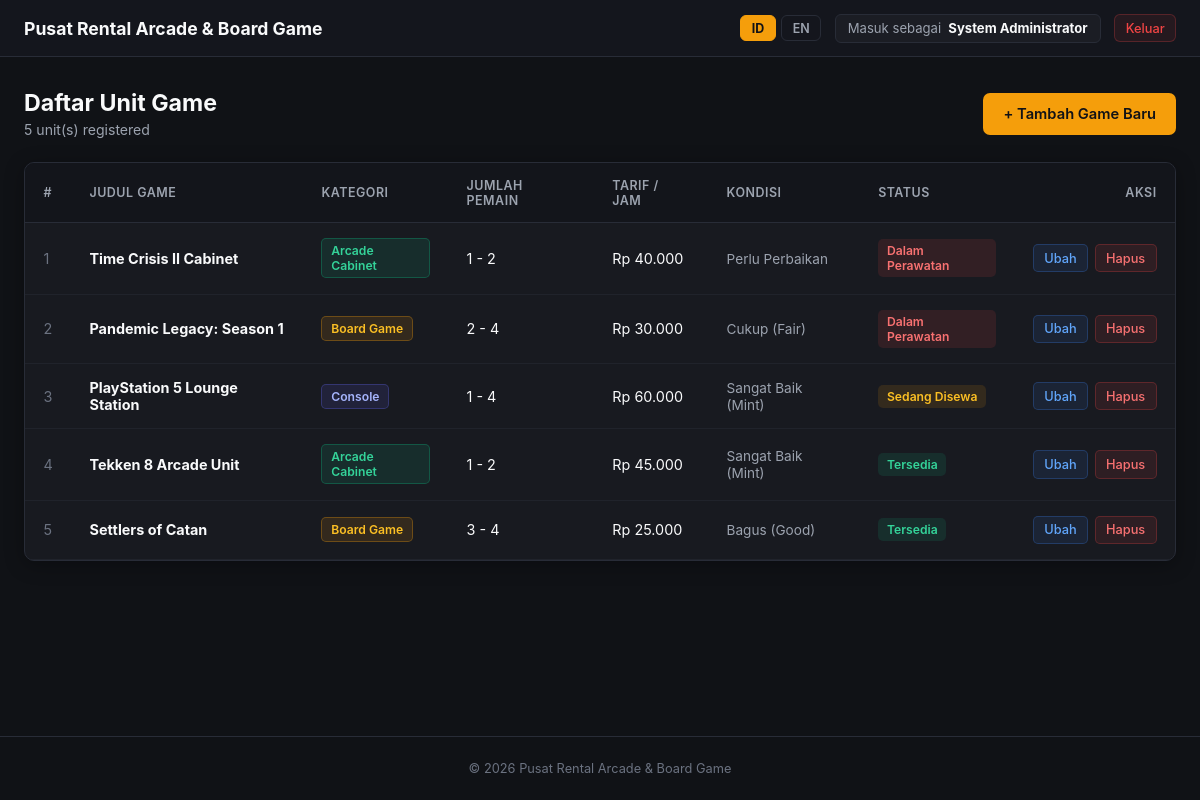
/index.php (signed in), run on the app's committed database.
### tables this page shows
CREATE TABLE `games` (
    `id` INT AUTO_INCREMENT PRIMARY KEY,
    `title` VARCHAR(150) NOT NULL,
    `category` ENUM('Board Game', 'Arcade Cabinet', 'Console') NOT NULL,
    `min_players` INT NOT NULL DEFAULT 1,
    `max_players` INT NOT NULL DEFAULT 4,
    `hourly_rate` DECIMAL(10, 2) NOT NULL,
    `condition_rating` ENUM('Mint', 'Good', 'Fair', 'Needs Repair') NOT NULL DEFAULT 'Good',
    `status` ENUM('Available', 'Rented', 'Maintenance') NOT NULL DEFAULT 'Available',
    `created_at` TIMESTAMP DEFAULT CURRENT_TIMESTAMP
);

### Includes/Lang_init.php (called while the page is built, shortened)
<?php
$current_lang = $_SESSION['lang'] ?? 'id';
$lang_file = __DIR__ . '/../lang/' . $current_lang . '.php';
if (!file_exists($lang_file)) {
    $lang_file = __DIR__ . '/../lang/id.php';
    $current_lang = 'id';
}
$t = require $lang_file;

### index.php (the view, shortened to what this page needs)
<?php
require_once __DIR__ . '/Config/Koneksi.php';
require_once __DIR__ . '/Includes/Lang_init.php';
$sql = "SELECT * FROM games WHERE 1=1";
$params = [];
$sql .= " ORDER BY id DESC";
$stmt = $pdo->prepare($sql);
$stmt->execute($params);
$games = $stmt->fetchAll();
$catLabels = [
    'Board Game'     => $t['cat_board_game'],
    'Arcade Cabinet' => $t['cat_arcade'],
    'Console'        => $t['cat_console'],
];
$catClasses = [
    'Board Game'     => 'pill-board',
    'Arcade Cabinet' => 'pill-arcade',
    'Console'        => 'pill-console',
];
$condLabels = [
    'Mint'         => $t['cond_mint'],
    'Good'         => $t['cond_good'],
    'Fair'         => $t['cond_fair'],
    'Needs Repair' => $t['cond_repair'],
];
$statusLabels = [
    'Available'   => $t['status_available'],
    'Rented'      => $t['status_rented'],
    'Maintenance' => $t['status_maintenance'],
];
$statusClasses = [
    'Available'   => 'pill-available',
    'Rented'      => 'pill-rented',
    'Maintenance' => 'pill-maintenance',
];
require_once __DIR__ . '/Includes/Header.php';
?>
<div class="page-head">
    <div>
        <h1 class="page-title"><?= htmlspecialchars($t['dashboard_title']); ?></h1>
        <p style="color: var(--text-muted); font-size: 0.88rem; margin-top: 0.25rem;">
            <?= count($games); ?> unit(s) registered
        </p>
    </div>
    <div>
        <a href="create.php" class="btn-primary">
            <?= htmlspecialchars($t['btn_add_new']); ?>
        </a>
    </div>
</div>
<div class="table-container">
    <?php if (empty($games)): ?>
        <div class="empty-state">
            <p><?= htmlspecialchars($t['no_data']); ?></p>
        </div>
    <?php else: ?>
        <table class="arcade-table">
            <thead>
                <tr>
                    <th>#</th>
                    <th><?= htmlspecialchars($t['col_title']); ?></th>
                    <th><?= htmlspecialchars($t['col_category']); ?></th>
                    <th><?= htmlspecialchars($t['col_players']); ?></th>
                    <th><?= htmlspecialchars($t['col_rate']); ?></th>
                    <th><?= htmlspecialchars($t['col_condition']); ?></th>
                    <th><?= htmlspecialchars($t['col_status']); ?></th>
                    <th style="text-align: right;"><?= htmlspecialchars($t['col_actions']); ?></th>
                </tr>
            </thead>
            <tbody>
                <?php foreach ($games as $idx => $game): ?>
                    <tr>
                        <td style="color: var(--text-dim);"><?= $idx + 1; ?></td>
                        <td>
                            <strong><?= htmlspecialchars($game['title']); ?></strong>
                        </td>
                        <td>
                            <span class="pill <?= $catClasses[$game['category']] ?? ''; ?>">
                                <?= htmlspecialchars($catLabels[$game['category']] ?? $game['category']); ?>
                            </span>
                        </td>
                        <td>
                            <?= htmlspecialchars($game['min_players']); ?> - <?= htmlspecialchars($game['max_players']); ?>
                        </td>
                        <td>
                            Rp <?= number_format($game['hourly_rate'], 0, ',', '.'); ?>
                        </td>
                        <td>
                            <span style="font-size: 0.85rem; color: var(--text-muted);">
                                <?= htmlspecialchars($condLabels[$game['condition_rating']] ?? $game['condition_rating']); ?>
                            </span>
                        </td>
                        <td>
                            <span class="pill <?= $statusClasses[$game['status']] ?? ''; ?>">
                                <?= htmlspecialchars($statusLabels[$game['status']] ?? $game['status']); ?>
                            </span>
                        </td>
                        <td>
                            <div class="action-group" style="justify-content: flex-end;">
                                <a href="edit.php?id=<?= urlencode($game['id']); ?>" class="btn-action btn-action-edit">
                                    <?= htmlspecialchars($t['btn_edit']); ?>
                                </a>
                                <a href="delete.php?id=<?= urlencode($game['id']); ?>"
                                   class="btn-action btn-action-delete"
                                   onclick="return confirm('<?= htmlspecialchars(addslashes($t['confirm_delete'])); ?>');">
                                    <?= htmlspecialchars($t['btn_delete']); ?>
                                </a>
                            </div>
                        </td>
                    </tr>
                <?php endforeach; ?>
            </tbody>
        </table>
    <?php endif; ?>
</div>
<?php
require_once __DIR__ . '/Includes/Footer.php';
?>

### Includes/Header.php (shortened to what this page needs)
<?php
$queryParamsId = $_GET;
$queryParamsId['lang'] = 'id';
$langUrlId = '?' . http_build_query($queryParamsId);
$queryParamsEn = $_GET;
$queryParamsEn['lang'] = 'en';
$langUrlEn = '?' . http_build_query($queryParamsEn);
?>
<!DOCTYPE html>
<html lang="<?= htmlspecialchars($current_lang ?? 'id'); ?>">
<head>
    <link rel="stylesheet" href="Assets/css/style.css?v=<?= filemtime(__DIR__ . '/../Assets/css/style.css'); ?>">
</head>
<body>
    <header class="app-header">
        <div class="header-container">
            <a href="index.php" class="logo-area">
                <?= htmlspecialchars($t['app_name']); ?>
            </a>
            <div class="nav-controls">
                <div class="lang-selector" style="margin-bottom: 0;">
                    <a href="<?= htmlspecialchars($langUrlId); ?>" class="lang-btn <?= ($current_lang ?? 'id') === 'id' ? 'active' : ''; ?>">ID</a>
                    <a href="<?= htmlspecialchars($langUrlEn); ?>" class="lang-btn <?= ($current_lang ?? 'id') === 'en' ? 'active' : ''; ?>">EN</a>
                </div>
                <div class="user-badge">
                    <span><?= htmlspecialchars($t['logged_in_as']); ?></span>
                    <strong><?= htmlspecialchars($_SESSION['full_name'] ?? $_SESSION['username'] ?? 'User'); ?></strong>
                </div>
                <a href="logout.php" class="btn-logout"><?= htmlspecialchars($t['nav_logout']); ?></a>
            </div>
        </div>
    </header>
    <main class="main-wrapper">

### Includes/Footer.php (shortened to what this page needs)
    </main>
    <footer class="app-footer">
        <div>&copy; <?= date('Y'); ?> <?= htmlspecialchars($t['app_name'] ?? 'Arcade & Board Game Rental Hub'); ?> </div>
    </footer>
</body>
</html>

### data on the page
games: title "Time Crisis II Cabinet", category "Arcade Cabinet", min_players "1", max_players "2", hourly_rate "40.000", condition_rating "Perlu Perbaikan", status "Dalam Perawatan"
games: title "Pandemic Legacy: Season 1", category "Board Game", min_players "2", max_players "4", hourly_rate "30.000", condition_rating "Cukup (Fair)", status "Dalam Perawatan"
games: title "PlayStation 5 Lounge Station", category "Console", min_players "1", max_players "4", hourly_rate "60.000", condition_rating "Sangat Baik (Mint)", status "Sedang Disewa"
games: title "Tekken 8 Arcade Unit", category "Arcade Cabinet", min_players "1", max_players "2", hourly_rate "45.000", condition_rating "Sangat Baik (Mint)", status "Tersedia"
games: title "Settlers of Catan", category "Board Game", min_players "3", max_players "4", hourly_rate "25.000", condition_rating "Bagus (Good)", status "Tersedia"

### other printed values
$t['app_name'] "Pusat Rental Arcade & Board Game"
$t['logged_in_as'] "Masuk sebagai"
$_SESSION['full_name'] "System Administrator"
$t['nav_logout'] "Keluar"
$t['dashboard_title'] "Daftar Unit Game"
count($games) "5"
$t['btn_add_new'] "+ Tambah Game Baru"
$t['col_title'] "JUDUL GAME"
$t['col_category'] "KATEGORI"
$t['col_players'] "JUMLAH PEMAIN"
$t['col_rate'] "TARIF / JAM"
$t['col_condition'] "KONDISI"
$t['col_status'] "STATUS"
$t['col_actions'] "AKSI"
